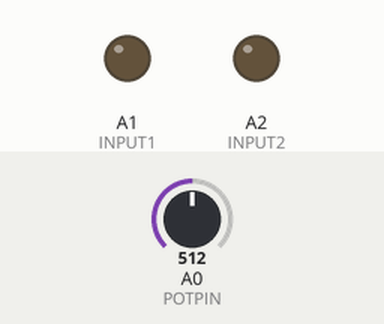
The sketch below on a simulated Arduino Uno, built with avr-gcc and run on an emulated ATmega328P. Parts: output pins drawn as LEDs (lit = HIGH). The inputs (shaded band) are chosen by the test bench; at power-on: A0 (POTPIN) = 512. What the sketch prints to the serial monitor is not drawn.

Above: at 1.2 s.
1.3 s: A0 (POTPIN) set to 754
2.8 s: A0 (POTPIN) set to 779
At 3.4 s:
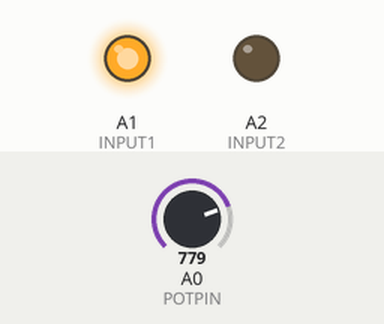
4.3 s: A0 (POTPIN) set to 122
At 5.5 s:
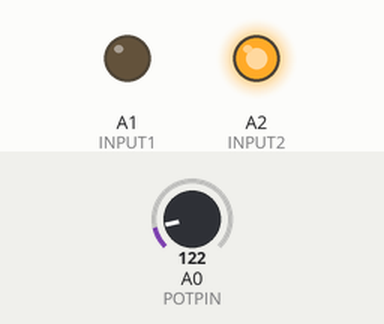
5.8 s: A0 (POTPIN) set to 245
7.3 s: A0 (POTPIN) set to 265
At 8.1 s:
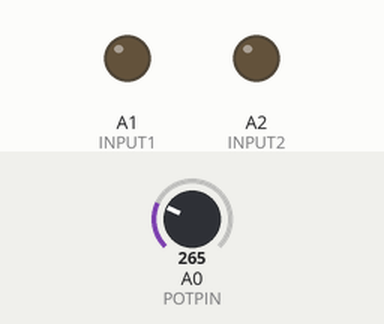
8.8 s: A0 (POTPIN) set to 0
At 9.2 s:
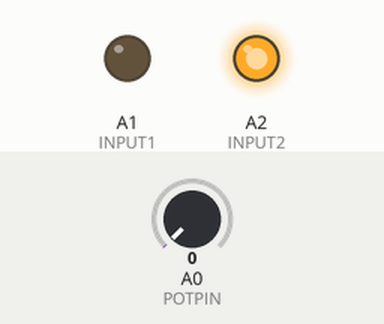
Timing chart, 0 to 11.3 s (numbered marks = the images above; inputs shaded):
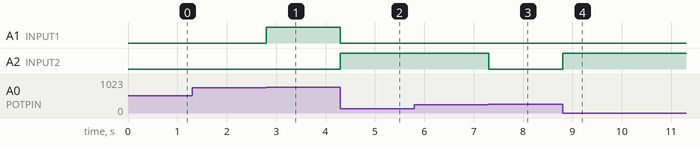

Measured:
- the behaviour switches between 768 and 769 on A0 (POTPIN) (found by bisection; images 0 and 1)
- the behaviour switches between 256 and 257 on A0 (POTPIN) (found by bisection; images 2 and 3)
- after the input at 2.8 s, A1 (INPUT1): LOW → HIGH at once
- after the input at 4.3 s, A1 (INPUT1): HIGH → LOW at once; A2 (INPUT2): LOW → HIGH at once
- after the input at 7.3 s, A2 (INPUT2): HIGH → LOW at once
- after the input at 8.8 s, A2 (INPUT2): LOW → HIGH at once

The sketch:

sesso_driver_roblocs.ino
```cpp
/*
  Sketch che testa la funzionalità di un drifer motore L293D (Vmax=36V, Imax=600mA).
  Si collega anche un potenziometro nel pin A3, per controllare la direzione e
  velocità del motore.
*/

#define POTPIN A0
#define INPUT1 A1
#define INPUT2 A2

void setup() {
  Serial.begin(115200);
}

void loop() {
  int potVal = analogRead(POTPIN);
  int motorVal = map(potVal, 0, 1023, -255, 255);
  if(motorVal >= 0) {
    analogWrite(INPUT2, 0);
    analogWrite(INPUT1, motorVal);
  } else {
    analogWrite(INPUT1, 0);
    int tmp = map(motorVal, 0, -255, 0, 255);
    Serial.println(tmp);
    analogWrite(INPUT2, tmp);
  }
  Serial.println(motorVal);
}
```
